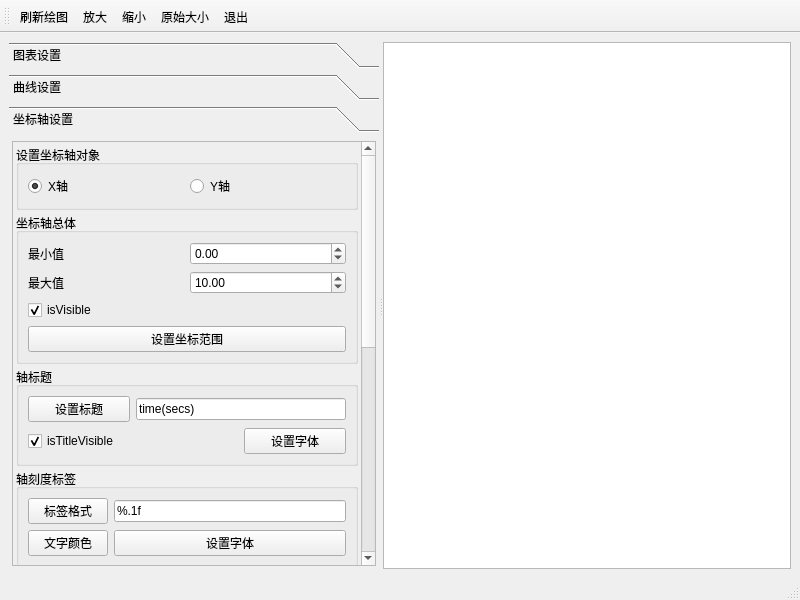
<?xml version="1.0" encoding="UTF-8"?>
<ui version="4.0">
 <class>MainWindow</class>
 <widget class="QMainWindow" name="MainWindow">
  <property name="geometry">
   <rect>
    <x>0</x>
    <y>0</y>
    <width>800</width>
    <height>600</height>
   </rect>
  </property>
  <property name="windowTitle">
   <string>MainWindow</string>
  </property>
  <widget class="QWidget" name="centralwidget">
   <layout class="QHBoxLayout" name="horizontalLayout">
    <item>
     <widget class="QSplitter" name="splitter">
      <property name="orientation">
       <enum>Qt::Horizontal</enum>
      </property>
      <widget class="QToolBox" name="toolBox">
       <property name="minimumSize">
        <size>
         <width>260</width>
         <height>0</height>
        </size>
       </property>
       <property name="maximumSize">
        <size>
         <width>400</width>
         <height>16777215</height>
        </size>
       </property>
       <property name="frameShape">
        <enum>QFrame::NoFrame</enum>
       </property>
       <property name="currentIndex">
        <number>2</number>
       </property>
       <widget class="QWidget" name="page">
        <property name="geometry">
         <rect>
          <x>0</x>
          <y>0</y>
          <width>392</width>
          <height>420</height>
         </rect>
        </property>
        <attribute name="icon">
         <iconset resource="res.qrc">
          <normaloff>:/images/images/3.ico</normaloff>:/images/images/3.ico</iconset>
        </attribute>
        <attribute name="label">
         <string>图表设置</string>
        </attribute>
        <layout class="QVBoxLayout" name="verticalLayout_5">
         <property name="spacing">
          <number>3</number>
         </property>
         <property name="leftMargin">
          <number>3</number>
         </property>
         <property name="topMargin">
          <number>3</number>
         </property>
         <property name="rightMargin">
          <number>3</number>
         </property>
         <property name="bottomMargin">
          <number>3</number>
         </property>
         <item>
          <widget class="QScrollArea" name="scrollArea_2">
           <property name="widgetResizable">
            <bool>true</bool>
           </property>
           <widget class="QWidget" name="scrollAreaWidgetContents_2">
            <property name="geometry">
             <rect>
              <x>0</x>
              <y>-66</y>
              <width>367</width>
              <height>478</height>
             </rect>
            </property>
            <layout class="QVBoxLayout" name="verticalLayout_4">
             <item>
              <widget class="QGroupBox" name="groupBox">
               <property name="title">
                <string>标题</string>
               </property>
               <layout class="QGridLayout" name="gridLayout_2">
                <item row="0" column="0">
                 <widget class="QLineEdit" name="editTitle"/>
                </item>
                <item row="0" column="1">
                 <widget class="QPushButton" name="btnSetTitle">
                  <property name="toolTip">
                   <string>设置标题文字</string>
                  </property>
                  <property name="text">
                   <string>设置</string>
                  </property>
                 </widget>
                </item>
                <item row="1" column="0" colspan="2">
                 <widget class="QPushButton" name="btnSetTitleFont">
                  <property name="text">
                   <string>设置标题字体</string>
                  </property>
                 </widget>
                </item>
               </layout>
              </widget>
             </item>
             <item>
              <widget class="QGroupBox" name="groupBox_4">
               <property name="title">
                <string>图例</string>
               </property>
               <layout class="QGridLayout" name="gridLayout_9">
                <item row="0" column="0">
                 <widget class="QRadioButton" name="radioButton">
                  <property name="text">
                   <string>上方</string>
                  </property>
                  <property name="checked">
                   <bool>true</bool>
                  </property>
                 </widget>
                </item>
                <item row="0" column="1">
                 <widget class="QRadioButton" name="radioButton_2">
                  <property name="text">
                   <string>下方</string>
                  </property>
                 </widget>
                </item>
                <item row="1" column="0">
                 <widget class="QRadioButton" name="radioButton_3">
                  <property name="text">
                   <string>左侧</string>
                  </property>
                 </widget>
                </item>
                <item row="1" column="1">
                 <widget class="QRadioButton" name="radioButton_4">
                  <property name="text">
                   <string>右侧</string>
                  </property>
                 </widget>
                </item>
                <item row="2" column="0">
                 <widget class="QCheckBox" name="chkLegendVisible">
                  <property name="text">
                   <string>图例可见</string>
                  </property>
                  <property name="checked">
                   <bool>true</bool>
                  </property>
                 </widget>
                </item>
                <item row="2" column="1">
                 <widget class="QCheckBox" name="chkBoxLegendBackground">
                  <property name="text">
                   <string>背景可见</string>
                  </property>
                 </widget>
                </item>
                <item row="3" column="0">
                 <widget class="QPushButton" name="btnLegendFont">
                  <property name="text">
                   <string>字体</string>
                  </property>
                 </widget>
                </item>
                <item row="3" column="1">
                 <widget class="QPushButton" name="btnLegendlabelColor">
                  <property name="text">
                   <string>标签颜色</string>
                  </property>
                 </widget>
                </item>
               </layout>
              </widget>
             </item>
             <item>
              <widget class="QGroupBox" name="groupBox_2">
               <property name="title">
                <string>边距</string>
               </property>
               <layout class="QGridLayout" name="gridLayout">
                <item row="0" column="0">
                 <widget class="QLabel" name="label">
                  <property name="text">
                   <string>左边距</string>
                  </property>
                  <property name="alignment">
                   <set>Qt::AlignCenter</set>
                  </property>
                 </widget>
                </item>
                <item row="0" column="1">
                 <widget class="QSpinBox" name="spinMarginLeft">
                  <property name="minimum">
                   <number>10</number>
                  </property>
                  <property name="maximum">
                   <number>500</number>
                  </property>
                 </widget>
                </item>
                <item row="1" column="0">
                 <widget class="QLabel" name="label_2">
                  <property name="text">
                   <string>右边距</string>
                  </property>
                  <property name="alignment">
                   <set>Qt::AlignCenter</set>
                  </property>
                 </widget>
                </item>
                <item row="1" column="1">
                 <widget class="QSpinBox" name="spinMarginRight">
                  <property name="minimum">
                   <number>10</number>
                  </property>
                  <property name="maximum">
                   <number>500</number>
                  </property>
                 </widget>
                </item>
                <item row="2" column="0">
                 <widget class="QLabel" name="label_3">
                  <property name="text">
                   <string>上边距</string>
                  </property>
                  <property name="alignment">
                   <set>Qt::AlignCenter</set>
                  </property>
                 </widget>
                </item>
                <item row="2" column="1">
                 <widget class="QSpinBox" name="spinMarginTop">
                  <property name="minimum">
                   <number>10</number>
                  </property>
                  <property name="maximum">
                   <number>500</number>
                  </property>
                 </widget>
                </item>
                <item row="3" column="0">
                 <widget class="QLabel" name="label_4">
                  <property name="text">
                   <string>下边距</string>
                  </property>
                  <property name="alignment">
                   <set>Qt::AlignCenter</set>
                  </property>
                 </widget>
                </item>
                <item row="3" column="1">
                 <widget class="QSpinBox" name="spinMarginBottom">
                  <property name="minimum">
                   <number>10</number>
                  </property>
                  <property name="maximum">
                   <number>500</number>
                  </property>
                 </widget>
                </item>
                <item row="4" column="0" colspan="2">
                 <widget class="QPushButton" name="btnSetMargin">
                  <property name="text">
                   <string>设置边距</string>
                  </property>
                 </widget>
                </item>
               </layout>
              </widget>
             </item>
             <item>
              <widget class="QGroupBox" name="groupBox_15">
               <property name="title">
                <string>动画效果</string>
               </property>
               <layout class="QGridLayout" name="gridLayout_10">
                <item row="0" column="0">
                 <widget class="QLabel" name="label_6">
                  <property name="text">
                   <string>动画效果</string>
                  </property>
                  <property name="alignment">
                   <set>Qt::AlignCenter</set>
                  </property>
                 </widget>
                </item>
                <item row="0" column="1">
                 <widget class="QComboBox" name="cBoxAnimation">
                  <item>
                   <property name="text">
                    <string>NoAnimation</string>
                   </property>
                  </item>
                  <item>
                   <property name="text">
                    <string>GridAxisAnimations</string>
                   </property>
                  </item>
                  <item>
                   <property name="text">
                    <string>SeriesAnimations</string>
                   </property>
                  </item>
                  <item>
                   <property name="text">
                    <string>AllAnimations</string>
                   </property>
                  </item>
                 </widget>
                </item>
                <item row="1" column="0">
                 <widget class="QLabel" name="label_8">
                  <property name="text">
                   <string>主  题</string>
                  </property>
                  <property name="alignment">
                   <set>Qt::AlignCenter</set>
                  </property>
                 </widget>
                </item>
                <item row="1" column="1">
                 <widget class="QComboBox" name="cBoxTheme">
                  <item>
                   <property name="text">
                    <string>Light</string>
                   </property>
                  </item>
                  <item>
                   <property name="text">
                    <string>BlueCerulean</string>
                   </property>
                  </item>
                  <item>
                   <property name="text">
                    <string>Dark</string>
                   </property>
                  </item>
                  <item>
                   <property name="text">
                    <string>BrownSand</string>
                   </property>
                  </item>
                  <item>
                   <property name="text">
                    <string>BlueNcs</string>
                   </property>
                  </item>
                  <item>
                   <property name="text">
                    <string>HighContrast</string>
                   </property>
                  </item>
                  <item>
                   <property name="text">
                    <string>BlueIcy</string>
                   </property>
                  </item>
                  <item>
                   <property name="text">
                    <string>Qt</string>
                   </property>
                  </item>
                 </widget>
                </item>
               </layout>
              </widget>
             </item>
            </layout>
           </widget>
          </widget>
         </item>
        </layout>
       </widget>
       <widget class="QWidget" name="page_2">
        <property name="geometry">
         <rect>
          <x>0</x>
          <y>0</y>
          <width>392</width>
          <height>420</height>
         </rect>
        </property>
        <attribute name="icon">
         <iconset resource="res.qrc">
          <normaloff>:/images/images/dis3.ico</normaloff>:/images/images/dis3.ico</iconset>
        </attribute>
        <attribute name="label">
         <string>曲线设置</string>
        </attribute>
        <layout class="QVBoxLayout" name="verticalLayout_10">
         <property name="spacing">
          <number>3</number>
         </property>
         <property name="leftMargin">
          <number>3</number>
         </property>
         <property name="topMargin">
          <number>3</number>
         </property>
         <property name="rightMargin">
          <number>3</number>
         </property>
         <property name="bottomMargin">
          <number>3</number>
         </property>
         <item>
          <widget class="QScrollArea" name="scrollArea_3">
           <property name="widgetResizable">
            <bool>true</bool>
           </property>
           <widget class="QWidget" name="scrollAreaWidgetContents_3">
            <property name="geometry">
             <rect>
              <x>0</x>
              <y>0</y>
              <width>384</width>
              <height>412</height>
             </rect>
            </property>
            <layout class="QVBoxLayout" name="verticalLayout_9">
             <item>
              <widget class="QGroupBox" name="groupBox_12">
               <property name="maximumSize">
                <size>
                 <width>16777215</width>
                 <height>60</height>
                </size>
               </property>
               <property name="title">
                <string>选择操作序列</string>
               </property>
               <layout class="QHBoxLayout" name="horizontalLayout_3">
                <item>
                 <widget class="QRadioButton" name="radioSeries0">
                  <property name="text">
                   <string>Sin曲线</string>
                  </property>
                  <property name="checked">
                   <bool>true</bool>
                  </property>
                 </widget>
                </item>
                <item>
                 <widget class="QRadioButton" name="radioSeries1">
                  <property name="text">
                   <string>Cos曲线</string>
                  </property>
                 </widget>
                </item>
               </layout>
              </widget>
             </item>
             <item>
              <widget class="QGroupBox" name="groupBox_13">
               <property name="title">
                <string>曲线外观</string>
               </property>
               <layout class="QGridLayout" name="gridLayout_3">
                <item row="0" column="0">
                 <widget class="QPushButton" name="btnSeriesName">
                  <property name="text">
                   <string>序列名称</string>
                  </property>
                 </widget>
                </item>
                <item row="0" column="1">
                 <widget class="QLineEdit" name="editSeriesName">
                  <property name="text">
                   <string>Sin曲线</string>
                  </property>
                 </widget>
                </item>
                <item row="1" column="0">
                 <widget class="QCheckBox" name="chkSeriesVisible">
                  <property name="text">
                   <string>序列可见</string>
                  </property>
                  <property name="checked">
                   <bool>true</bool>
                  </property>
                 </widget>
                </item>
                <item row="1" column="1">
                 <widget class="QCheckBox" name="chkPointVisible">
                  <property name="text">
                   <string>数据点可见</string>
                  </property>
                 </widget>
                </item>
                <item row="2" column="0">
                 <widget class="QPushButton" name="btnSeriesColor">
                  <property name="text">
                   <string>曲线颜色</string>
                  </property>
                 </widget>
                </item>
                <item row="2" column="1">
                 <widget class="QPushButton" name="btnSeriesPen">
                  <property name="text">
                   <string>曲线Pen</string>
                  </property>
                 </widget>
                </item>
                <item row="3" column="0">
                 <widget class="QLabel" name="label_5">
                  <property name="text">
                   <string>透明度</string>
                  </property>
                  <property name="alignment">
                   <set>Qt::AlignCenter</set>
                  </property>
                 </widget>
                </item>
                <item row="3" column="1">
                 <widget class="QSlider" name="sliderSeriesOpacity">
                  <property name="maximum">
                   <number>10</number>
                  </property>
                  <property name="pageStep">
                   <number>2</number>
                  </property>
                  <property name="value">
                   <number>10</number>
                  </property>
                  <property name="orientation">
                   <enum>Qt::Horizontal</enum>
                  </property>
                 </widget>
                </item>
               </layout>
              </widget>
             </item>
             <item>
              <widget class="QGroupBox" name="groupBox_3">
               <property name="title">
                <string>数据点标签</string>
               </property>
               <layout class="QVBoxLayout" name="verticalLayout_7">
                <item>
                 <widget class="QCheckBox" name="chkPointLabelVisible">
                  <property name="text">
                   <string>数据点标签可见</string>
                  </property>
                 </widget>
                </item>
                <item>
                 <widget class="QPushButton" name="btnSeriesLabColor">
                  <property name="text">
                   <string>标签颜色</string>
                  </property>
                 </widget>
                </item>
                <item>
                 <widget class="QPushButton" name="btnSeriesLabFont">
                  <property name="text">
                   <string>标签字体</string>
                  </property>
                 </widget>
                </item>
                <item>
                 <widget class="QGroupBox" name="groupBox_14">
                  <property name="title">
                   <string>标签格式</string>
                  </property>
                  <layout class="QVBoxLayout" name="verticalLayout_6">
                   <item>
                    <widget class="QRadioButton" name="radioSeriesLabFormat0">
                     <property name="text">
                      <string>@yPoint</string>
                     </property>
                     <property name="checked">
                      <bool>true</bool>
                     </property>
                    </widget>
                   </item>
                   <item>
                    <widget class="QRadioButton" name="radioSeriesLabFormat1">
                     <property name="text">
                      <string>(@xPoint, @yPoint)</string>
                     </property>
                    </widget>
                   </item>
                  </layout>
                 </widget>
                </item>
               </layout>
              </widget>
             </item>
            </layout>
           </widget>
          </widget>
         </item>
        </layout>
       </widget>
       <widget class="QWidget" name="page_3">
        <property name="geometry">
         <rect>
          <x>0</x>
          <y>0</y>
          <width>392</width>
          <height>420</height>
         </rect>
        </property>
        <attribute name="icon">
         <iconset resource="res.qrc">
          <normaloff>:/images/images/39.ico</normaloff>:/images/images/39.ico</iconset>
        </attribute>
        <attribute name="label">
         <string>坐标轴设置</string>
        </attribute>
        <layout class="QVBoxLayout" name="verticalLayout_3">
         <property name="spacing">
          <number>3</number>
         </property>
         <property name="leftMargin">
          <number>3</number>
         </property>
         <property name="topMargin">
          <number>3</number>
         </property>
         <property name="rightMargin">
          <number>3</number>
         </property>
         <property name="bottomMargin">
          <number>3</number>
         </property>
         <item>
          <widget class="QScrollArea" name="scrollArea">
           <property name="verticalScrollBarPolicy">
            <enum>Qt::ScrollBarAsNeeded</enum>
           </property>
           <property name="widgetResizable">
            <bool>true</bool>
           </property>
           <widget class="QWidget" name="scrollAreaWidgetContents">
            <property name="geometry">
             <rect>
              <x>0</x>
              <y>-349</y>
              <width>367</width>
              <height>761</height>
             </rect>
            </property>
            <layout class="QVBoxLayout" name="verticalLayout_2">
             <property name="spacing">
              <number>3</number>
             </property>
             <property name="leftMargin">
              <number>3</number>
             </property>
             <property name="topMargin">
              <number>3</number>
             </property>
             <property name="rightMargin">
              <number>3</number>
             </property>
             <property name="bottomMargin">
              <number>3</number>
             </property>
             <item>
              <widget class="QGroupBox" name="groupBox_7">
               <property name="title">
                <string>设置坐标轴对象</string>
               </property>
               <layout class="QHBoxLayout" name="horizontalLayout_2">
                <item>
                 <widget class="QRadioButton" name="radioX">
                  <property name="text">
                   <string>X轴</string>
                  </property>
                  <property name="checked">
                   <bool>true</bool>
                  </property>
                 </widget>
                </item>
                <item>
                 <widget class="QRadioButton" name="radioY">
                  <property name="text">
                   <string>Y轴</string>
                  </property>
                  <property name="checked">
                   <bool>false</bool>
                  </property>
                 </widget>
                </item>
               </layout>
              </widget>
             </item>
             <item>
              <widget class="QGroupBox" name="groupBox_8">
               <property name="title">
                <string>坐标轴总体</string>
               </property>
               <layout class="QGridLayout" name="gridLayout_4">
                <item row="0" column="0">
                 <widget class="QLabel" name="label_7">
                  <property name="text">
                   <string>最小值</string>
                  </property>
                 </widget>
                </item>
                <item row="0" column="1">
                 <widget class="QDoubleSpinBox" name="spinAxisMin">
                  <property name="minimum">
                   <double>-1000.000000000000000</double>
                  </property>
                  <property name="maximum">
                   <double>1000.000000000000000</double>
                  </property>
                 </widget>
                </item>
                <item row="1" column="0">
                 <widget class="QLabel" name="label_11">
                  <property name="text">
                   <string>最大值</string>
                  </property>
                 </widget>
                </item>
                <item row="1" column="1">
                 <widget class="QDoubleSpinBox" name="spinAxisMax">
                  <property name="minimum">
                   <double>-1000.000000000000000</double>
                  </property>
                  <property name="maximum">
                   <double>1000.000000000000000</double>
                  </property>
                  <property name="value">
                   <double>10.000000000000000</double>
                  </property>
                 </widget>
                </item>
                <item row="2" column="0" colspan="2">
                 <widget class="QCheckBox" name="chkBoxVisible">
                  <property name="text">
                   <string>isVisible</string>
                  </property>
                  <property name="checked">
                   <bool>true</bool>
                  </property>
                 </widget>
                </item>
                <item row="3" column="0" colspan="2">
                 <widget class="QPushButton" name="btnSetAxisRange">
                  <property name="text">
                   <string>设置坐标范围</string>
                  </property>
                 </widget>
                </item>
               </layout>
              </widget>
             </item>
             <item>
              <widget class="QGroupBox" name="groupBox_6">
               <property name="title">
                <string>轴标题</string>
               </property>
               <layout class="QGridLayout" name="gridLayout_6">
                <item row="1" column="2">
                 <widget class="QPushButton" name="btnAxisSetTitleFont">
                  <property name="text">
                   <string>设置字体</string>
                  </property>
                 </widget>
                </item>
                <item row="1" column="0" colspan="2">
                 <widget class="QCheckBox" name="chkBoxAxisTitle">
                  <property name="text">
                   <string>isTitleVisible</string>
                  </property>
                  <property name="checked">
                   <bool>true</bool>
                  </property>
                 </widget>
                </item>
                <item row="0" column="1" colspan="2">
                 <widget class="QLineEdit" name="editAxisTitle">
                  <property name="text">
                   <string>time(secs)</string>
                  </property>
                 </widget>
                </item>
                <item row="0" column="0">
                 <widget class="QPushButton" name="btnAxisSetTitle">
                  <property name="text">
                   <string>设置标题</string>
                  </property>
                 </widget>
                </item>
               </layout>
              </widget>
             </item>
             <item>
              <widget class="QGroupBox" name="groupBox_10">
               <property name="title">
                <string>轴刻度标签</string>
               </property>
               <layout class="QGridLayout" name="gridLayout_7">
                <item row="0" column="0">
                 <widget class="QPushButton" name="pushButton">
                  <property name="text">
                   <string>标签格式</string>
                  </property>
                 </widget>
                </item>
                <item row="0" column="1">
                 <widget class="QLineEdit" name="editAxisLabelFormat">
                  <property name="text">
                   <string>%.1f</string>
                  </property>
                 </widget>
                </item>
                <item row="1" column="0">
                 <widget class="QPushButton" name="btnAxisLabelColor">
                  <property name="text">
                   <string>文字颜色</string>
                  </property>
                 </widget>
                </item>
                <item row="1" column="1">
                 <widget class="QPushButton" name="btnAxisLabelFont">
                  <property name="text">
                   <string>设置字体</string>
                  </property>
                 </widget>
                </item>
                <item row="2" column="0" colspan="2">
                 <widget class="QCheckBox" name="chkBoxLabelsVisible">
                  <property name="text">
                   <string>labelsVisible</string>
                  </property>
                  <property name="checked">
                   <bool>true</bool>
                  </property>
                 </widget>
                </item>
               </layout>
              </widget>
             </item>
             <item>
              <widget class="QGroupBox" name="groupBox_11">
               <property name="title">
                <string>GridLine</string>
               </property>
               <layout class="QVBoxLayout" name="verticalLayout">
                <item>
                 <widget class="QCheckBox" name="chkGridLineVisible">
                  <property name="text">
                   <string>isGridLineVisible</string>
                  </property>
                  <property name="checked">
                   <bool>true</bool>
                  </property>
                 </widget>
                </item>
                <item>
                 <widget class="QPushButton" name="btnGridLineColor">
                  <property name="text">
                   <string>gridLineColor</string>
                  </property>
                 </widget>
                </item>
                <item>
                 <widget class="QPushButton" name="pushButton_10">
                  <property name="text">
                   <string>gridLinePen</string>
                  </property>
                 </widget>
                </item>
               </layout>
              </widget>
             </item>
             <item>
              <widget class="QGroupBox" name="groupBox_9">
               <property name="title">
                <string>Axis and Ticks</string>
               </property>
               <layout class="QGridLayout" name="gridLayout_5">
                <item row="3" column="0" colspan="2">
                 <widget class="QPushButton" name="btnAxisLinePenColor">
                  <property name="text">
                   <string>linePenColor</string>
                  </property>
                 </widget>
                </item>
                <item row="0" column="1">
                 <widget class="QSpinBox" name="spinTickCount">
                  <property name="minimum">
                   <number>1</number>
                  </property>
                  <property name="maximum">
                   <number>1000</number>
                  </property>
                  <property name="value">
                   <number>10</number>
                  </property>
                 </widget>
                </item>
                <item row="1" column="0" colspan="2">
                 <widget class="QCheckBox" name="chkAxisLineVisible">
                  <property name="text">
                   <string>isLineVisible</string>
                  </property>
                  <property name="checked">
                   <bool>true</bool>
                  </property>
                 </widget>
                </item>
                <item row="0" column="0">
                 <widget class="QLabel" name="label_9">
                  <property name="text">
                   <string>Tick个数</string>
                  </property>
                  <property name="alignment">
                   <set>Qt::AlignCenter</set>
                  </property>
                 </widget>
                </item>
                <item row="2" column="0" colspan="2">
                 <widget class="QPushButton" name="btnAxisLinePen">
                  <property name="text">
                   <string>linePen</string>
                  </property>
                 </widget>
                </item>
               </layout>
              </widget>
             </item>
             <item>
              <widget class="QGroupBox" name="groupBox_5">
               <property name="title">
                <string>MinorTick</string>
               </property>
               <layout class="QGridLayout" name="gridLayout_8">
                <item row="0" column="0">
                 <widget class="QLabel" name="label_10">
                  <property name="text">
                   <string>MinorTick个数</string>
                  </property>
                  <property name="alignment">
                   <set>Qt::AlignCenter</set>
                  </property>
                 </widget>
                </item>
                <item row="0" column="1">
                 <widget class="QSpinBox" name="spinMinorTickCount">
                  <property name="value">
                   <number>4</number>
                  </property>
                 </widget>
                </item>
                <item row="1" column="0" colspan="2">
                 <widget class="QCheckBox" name="chkMinorTickVisible">
                  <property name="text">
                   <string>isMinorGridLineVisible</string>
                  </property>
                  <property name="checked">
                   <bool>true</bool>
                  </property>
                 </widget>
                </item>
                <item row="2" column="0" colspan="2">
                 <widget class="QPushButton" name="btnMinorColor">
                  <property name="text">
                   <string>minorGridLineColor</string>
                  </property>
                 </widget>
                </item>
                <item row="3" column="0" colspan="2">
                 <widget class="QPushButton" name="btnMinorPen">
                  <property name="text">
                   <string>minorGridLinePen</string>
                  </property>
                 </widget>
                </item>
               </layout>
              </widget>
             </item>
            </layout>
           </widget>
          </widget>
         </item>
        </layout>
       </widget>
      </widget>
      <widget class="QChartView" name="chartView"/>
     </widget>
    </item>
   </layout>
  </widget>
  <widget class="QStatusBar" name="statusBar"/>
  <widget class="QToolBar" name="toolBar">
   <property name="windowTitle">
    <string>toolBar</string>
   </property>
   <property name="toolButtonStyle">
    <enum>Qt::ToolButtonTextUnderIcon</enum>
   </property>
   <attribute name="toolBarArea">
    <enum>TopToolBarArea</enum>
   </attribute>
   <attribute name="toolBarBreak">
    <bool>false</bool>
   </attribute>
   <addaction name="actDraw"/>
   <addaction name="actZoomIn"/>
   <addaction name="actZoomOut"/>
   <addaction name="actZoomReset"/>
   <addaction name="actQuit"/>
  </widget>
  <action name="actDraw">
   <property name="icon">
    <iconset resource="res.qrc">
     <normaloff>:/images/images/828.bmp</normaloff>:/images/images/828.bmp</iconset>
   </property>
   <property name="text">
    <string>刷新绘图</string>
   </property>
   <property name="toolTip">
    <string>刷新绘图</string>
   </property>
  </action>
  <action name="actQuit">
   <property name="icon">
    <iconset resource="res.qrc">
     <normaloff>:/images/images/132.bmp</normaloff>:/images/images/132.bmp</iconset>
   </property>
   <property name="text">
    <string>退出</string>
   </property>
   <property name="toolTip">
    <string>退出</string>
   </property>
  </action>
  <action name="actZoomIn">
   <property name="icon">
    <iconset resource="res.qrc">
     <normaloff>:/images/images/418.bmp</normaloff>:/images/images/418.bmp</iconset>
   </property>
   <property name="text">
    <string>放大</string>
   </property>
   <property name="toolTip">
    <string>放大</string>
   </property>
  </action>
  <action name="actZoomOut">
   <property name="icon">
    <iconset resource="res.qrc">
     <normaloff>:/images/images/416.bmp</normaloff>:/images/images/416.bmp</iconset>
   </property>
   <property name="text">
    <string>缩小</string>
   </property>
   <property name="toolTip">
    <string>缩小</string>
   </property>
  </action>
  <action name="actZoomReset">
   <property name="icon">
    <iconset resource="res.qrc">
     <normaloff>:/images/images/414.bmp</normaloff>:/images/images/414.bmp</iconset>
   </property>
   <property name="text">
    <string>原始大小</string>
   </property>
   <property name="toolTip">
    <string>还原为原始大小</string>
   </property>
  </action>
 </widget>
 <customwidgets>
  <customwidget>
   <class>QChartView</class>
   <extends>QGraphicsView</extends>
   <header location="global">qchartview.h</header>
  </customwidget>
 </customwidgets>
 <resources>
  <include location="res.qrc"/>
 </resources>
 <connections>
  <connection>
   <sender>actQuit</sender>
   <signal>triggered()</signal>
   <receiver>MainWindow</receiver>
   <slot>close()</slot>
   <hints>
    <hint type="sourcelabel">
     <x>-1</x>
     <y>-1</y>
    </hint>
    <hint type="destinationlabel">
     <x>399</x>
     <y>299</y>
    </hint>
   </hints>
  </connection>
 </connections>
</ui>
